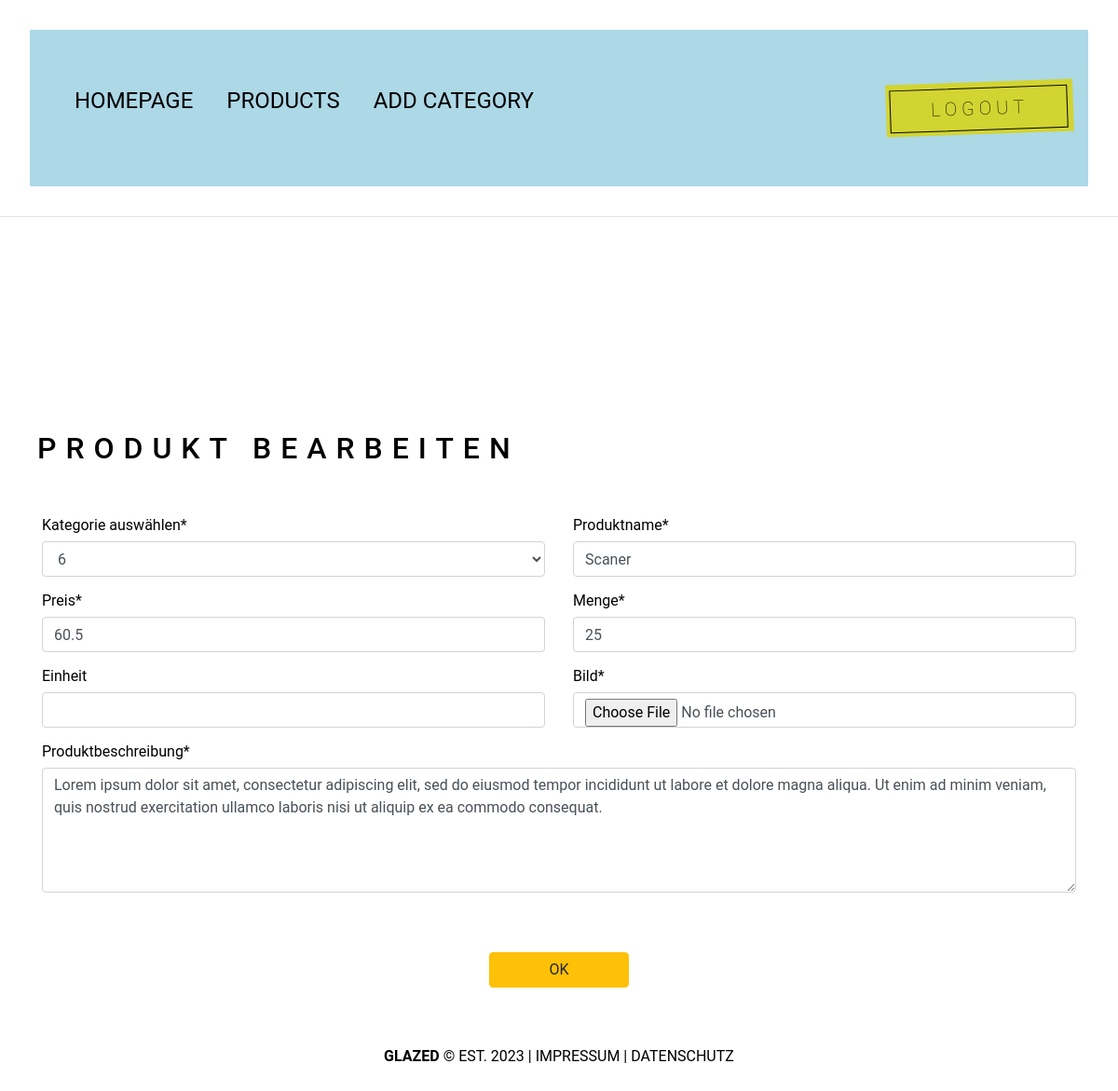
The app's page /BACKEND/root/admin/pages/edit-product.php?id=2 (signed in) with its own data.
### tables this page shows
CREATE TABLE `products` (
  `id` int(11) NOT NULL,
  `category` varchar(225) NOT NULL,
  `name` varchar(225) NOT NULL,
  `price` float NOT NULL,
  `quantity` int(11) NOT NULL,
  `unit` varchar(225) NOT NULL,
  `image` varchar(225) NOT NULL,
  `description` varchar(1000) NOT NULL,
  `date` date NOT NULL,
  `status` varchar(225) NOT NULL,
  `sorting` varchar(100) NOT NULL
);

### BACKEND/root/admin/pages/edit-product.php (the view, shortened to what this page needs)
<?php
include "functions.php";
include "header.php";
?>
<?php
    $p_id = $_GET['id'];
    $sql = "SELECT * FROM `products` ORDER BY  `id`='$p_id'";
    $result = $db_connect->query($sql);
    if ($result->num_rows > 0) {
        while($row = $result->fetch_assoc()) {
            $category = $row['category'];
            $p_name = $row['name'];
            $price = $row['price'];
            $qty = $row['quantity'];
            $unit = $row['unit'];
            $description = $row['description'];
        }
    }
?>
<h2>Produkt Bearbeiten</h2>
<div class="container">
    <form action="" method="post" enctype="multipart/form-data">
        <div class="row">
            <div class="col-6 mt-3">
                <label for="">Kategorie auswählen*</label>
                <select name="category" id="" class="form-control" required>
                    <option value="<?php echo $category; ?>"><?php echo $category; ?></option>
                </select>
            </div>
            <div class="col-6 mt-3">
                <label for="">Produktname*</label>
                <input type="text" name="p_name" id=""  class="form-control" value="<?php echo $p_name; ?>" required>
            </div>
            <div class="col-6 mt-3">
                <label for="">Preis*</label>
                <input type="number" name="price" step=".01" id=""  class="form-control" value="<?php echo $price; ?>"  required>
            </div>
            <div class="col-6 mt-3">
                <label for="">Menge*</label>
                <input type="number" name="qty" id=""  class="form-control" value="<?php echo $qty; ?>" required>
            </div>
            <div class="col-6 mt-3">
                <label for="">Einheit</label>
                <input type="text" name="unit" id=""  class="form-control" value="<?php echo $unit; ?>">
            </div>
            <div class="col-6 mt-3">
                <label for="">Bild*</label>
                <input type="file" name="img" id=""  class="form-control" >
            </div>
            <div class="col-12 mt-3">
                <label for="">Produktbeschreibung*</label>
                <textarea type="text" name="description" id="" rows="5"  class="form-control" placeholder="Enter Product Description" required><?php echo $description; ?></textarea>
            </div>
            <div class="col-12 text-center mt-3">
                <input type="submit" name="submit" value="OK" class="btn btn-warning mt-5 " style="width:150px;">
            </div>
        </form>
    </div>
<div class="text-center">
<?php
include "footer.php";
?></div>

### BACKEND/css/admin.css (style rules this page uses)
* { margin: 0; padding: 0; box-sizing: border-box; line-height: normal; font-family: 'roboto'; color: var(--color-dark); }
:root { --color-hotpink: #e43da1ef; --color-white: #fff; --color-button: #d2d431; --color-black: #11101038; --color-dark: #000; }
html, body { width: 100vw; height: 100vh; scroll-behavior: smooth; font-family: 'roboto'; }
h2 { font-size: 3rem; font-weight: lighter; padding: 30px 20px; margin: 20px; letter-spacing: 10px; text-transform: uppercase; font-family: 'roboto'; }

### records on screen
products: category "6", p_name "Scaner", price "60.5", qty "25", description "Lorem ipsum dolor sit amet, consectetur adipiscing elit, sed do eiusmod tempor incididunt ut labore et dolore magna aliqua. Ut enim ad minim veniam, quis nostrud exercitation ullamco laboris nisi ut aliquip ex ea commodo consequat."
